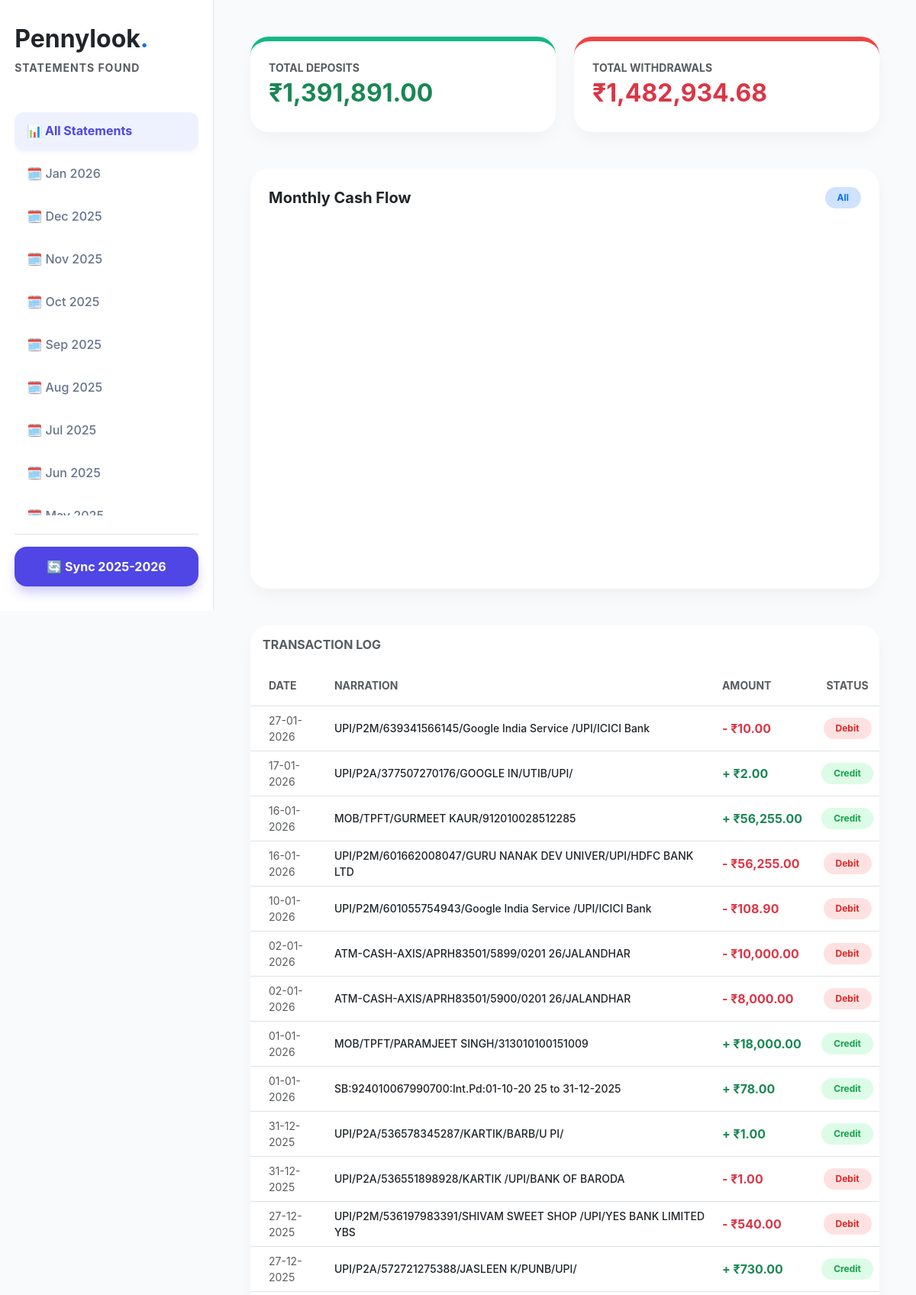
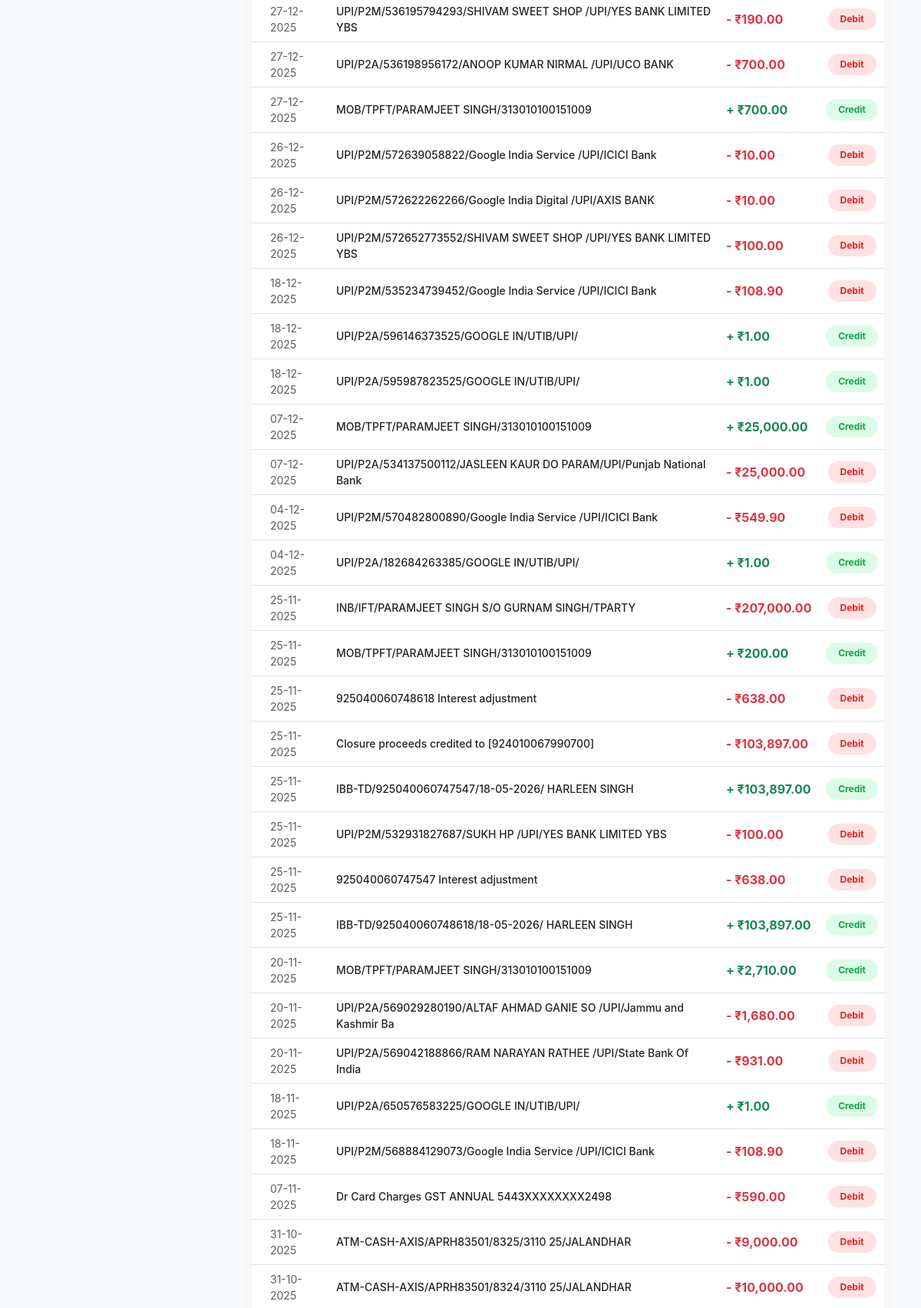
The page / (upper part) on the database its author committed (2 pictures, top to bottom).
### tables this page shows
CREATE TABLE transactions (
            id INTEGER PRIMARY KEY AUTOINCREMENT,
            date TEXT,
            description TEXT,
            amount REAL,
            type TEXT,
            unique_hash TEXT UNIQUE
        );

### app.py (the view)
@app.route('/')
def index():
    selected_month = request.args.get('month', 'All')
    conn = sqlite3.connect('finances.db')
    df = pd.read_sql_query("SELECT * FROM transactions", conn)
    conn.close()
    if df.empty:
        return render_template('index.html', transactions=[], months=[], selected_month='All', graph_json=None, summary={})
    df['date_dt'] = pd.to_datetime(df['date'], dayfirst=True, errors='coerce')
    df = df.dropna(subset=['date_dt']).sort_values('date_dt')
    df['month_year'] = df['date_dt'].dt.strftime('%b %Y')
    months = sorted(df['month_year'].unique().tolist(),
                    key=lambda x: pd.to_datetime(x, format='%b %Y'), reverse=True)
    disp_df = df if selected_month == 'All' else df[df['month_year'] == selected_month]
    summary = {
        'income': disp_df[disp_df['type'] == 'Credit']['amount'].sum(),
        'expense': disp_df[disp_df['type'] == 'Debit']['amount'].sum()
    }
    fig = px.line(disp_df,
                  x='date_dt',
                  y='amount',
                  color='type',
                  markers=True,
                  color_discrete_map={'Debit': '#ef4444', 'Credit': '#10b981'},
                  custom_data=['description', 'type', 'amount']) # Added amount to custom data
    fig.update_traces(
        hovertemplate="<br>".join([
            "<b>%{x|%d %b %Y}</b>",
            "Amount: ₹%{customdata[2]:,.2f}",
            "Type: %{customdata[1]}",
            "Details: %{customdata[0]}",
            "<extra></extra>"
        ])
    )
    fig.update_layout(
        hovermode="closest", # Changed to closest for better individual point inspection
        template="plotly_white",
        margin=dict(l=0, r=0, t=40, b=0),
        yaxis_title="Transaction Amount (₹)",
        xaxis_title="Date"
    )
    return render_template('index.html',
                           transactions=disp_df.sort_values('date_dt', ascending=False).to_dict('records'),
                           months=months, selected_month=selected_month,
                           graph_json=json.dumps(fig, cls=plotly.utils.PlotlyJSONEncoder),
                           summary=summary)

### templates/index.html (shortened to what this page needs)
<!DOCTYPE html>
<html lang="en">
<head>
    <link href="https://cdn.jsdelivr.net/npm/bootstrap@5.3.0/dist/css/bootstrap.min.css" rel="stylesheet">
</head>
<body>
<div class="sidebar">
    <h2 class="fw-bold mb-2">Pennylook<span class="text-primary">.</span></h2>
    <p class="text-muted small fw-bold text-uppercase mb-4" style="letter-spacing: 1px;">Statements Found</p>
    <div class="nav-group">
        <a href="/?month=All" class="month-link {{ 'active' if selected_month == 'All' }}">
            📊 All Statements
        </a>
        {% for m in months %}
        <a href="/?month={{ m }}" class="month-link {{ 'active' if selected_month == m }}">
            🗓️ {{ m }}
        </a>
        {% endfor %}
    </div>
    <div class="mt-4 pt-3 border-top">
        <a href="/sync" class="btn sync-btn w-100">🔄 Sync 2025-2026</a>
    </div>
</div>
<div class="content">
    <div class="row g-4 mb-5">
        <div class="col-md-6">
            <div class="card p-4 stat-income">
                <span class="text-muted small fw-bold">TOTAL DEPOSITS</span>
                <h2 class="fw-bold text-success mt-1">₹{{ "{:,.2f}".format(summary.income or 0) }}</h2>
            </div>
        </div>
        <div class="col-md-6">
            <div class="card p-4 stat-expense">
                <span class="text-muted small fw-bold">TOTAL WITHDRAWALS</span>
                <h2 class="fw-bold text-danger mt-1">₹{{ "{:,.2f}".format(summary.expense or 0) }}</h2>
            </div>
        </div>
    </div>
    <div class="card p-4 mb-5">
        <div class="d-flex justify-content-between align-items-center mb-4">
            <h5 class="fw-bold m-0">Monthly Cash Flow</h5>
            <span class="badge bg-primary-subtle text-primary rounded-pill px-3 py-2 fw-bold">{{ selected_month }}</span>
        </div>
        <div id="main-viz" data-graph='{{ graph_json | safe if graph_json else "{}" }}' style="height: 450px;"></div>
    </div>
    <div class="card overflow-hidden">
        <div class="card-header bg-white py-3 border-0">
            <h6 class="fw-bold m-0 text-muted">TRANSACTION LOG</h6>
        </div>
        <div class="table-responsive">
            <table class="table table-hover align-middle mb-0">
                <thead class="bg-light">
                    <tr>
                        <th class="ps-4 py-3 text-muted small">DATE</th>
                        <th class="py-3 text-muted small">NARRATION</th>
                        <th class="py-3 text-muted small">AMOUNT</th>
                        <th class="py-3 text-center text-muted small">STATUS</th>
                    </tr>
                </thead>
                <tbody>
                    {% for t in transactions %}
                    <tr>
                        <td class="ps-4 text-muted small">{{ t.date }}</td>
                        <td class="fw-medium small" title="{{ t.description }}">
                            {{ t.description[:70] }}{% if t.description|length > 70 %}...{% endif %}
                        </td>
                        <td class="fw-bold {% if t.type == 'Debit' %}text-danger{% else %}text-success{% endif %}">
                            {{ "-" if t.type == 'Debit' else "+" }} ₹{{ "{:,.2f}".format(t.amount) }}
                        </td>
                        <td class="text-center">
                            <span class="badge rounded-pill px-3 py-2 small {% if t.type == 'Debit' %}badge-debit{% else %}badge-credit{% endif %}">
                                {{ t.type }}
                            </span>
                        </td>
                    </tr>
                    {% endfor %}
                </tbody>
            </table>
        </div>
    </div>
</div>
</body>
</html>

### templates/index.html (style rules this page uses)
:root { --sidebar-w: 280px; --primary: #4f46e5; --bg: #f8fafc; }
body { background-color: var(--bg); font-family: 'Inter', system-ui, sans-serif; overflow-x: hidden; }
.sidebar { width: var(--sidebar-w); position: fixed; height: 100vh; background: #fff; border-right: 1px solid #e2e8f0; padding: 2rem 1.2rem; display: flex; flex-direction: column; z-index: 1000; }
.content { margin-left: var(--sidebar-w); padding: 3rem; width: calc(100% - var(--sidebar-w)); }
.nav-group { flex-grow: 1; overflow-y: auto; margin-top: 1.5rem; }
.month-link { display: block; padding: 12px 16px; margin-bottom: 8px; border-radius: 12px; text-decoration: none; color: #64748b; font-weight: 500; transition: all 0.2s ease; }
.month-link.active { background: #eef2ff; color: var(--primary); font-weight: 700; box-shadow: 0 4px 6px -1px rgba(79, 70, 229, 0.1); }
.card { border: none; border-radius: 24px; box-shadow: 0 10px 25px -5px rgba(0,0,0,0.05); background: #fff; }
.stat-income { border-top: 6px solid #10b981; }
.stat-expense { border-top: 6px solid #ef4444; }
.badge-debit { background: #fee2e2; color: #dc2626; }
.badge-credit { background: #dcfce7; color: #16a34a; }
.sync-btn { background: var(--primary); border: none; padding: 14px; border-radius: 16px; color: white; font-weight: 700; box-shadow: 0 10px 15px -3px rgba(79, 70, 229, 0.3); }

### rows shown on the page
transactions: date "27-01-2026", description "UPI/P2M/639341566145/Google India Service /UPI/ICICI Bank", type "-", amount "10.00", type "Debit"
transactions: date "17-01-2026", description "UPI/P2A/377507270176/GOOGLE IN/UTIB/UPI/", type "+", amount "2.00", type "Credit"
transactions: date "16-01-2026", description "MOB/TPFT/GURMEET KAUR/912010028512285", type "+", amount "56,255.00", type "Credit"
transactions: date "16-01-2026", description "UPI/P2M/601662008047/GURU NANAK DEV UNIVER/UPI/HDFC BANK LTD", type "-", amount "56,255.00", type "Debit"
transactions: date "10-01-2026", description "UPI/P2M/601055754943/Google India Service /UPI/ICICI Bank", type "-", amount "108.90", type "Debit"
transactions: date "02-01-2026", description "ATM-CASH-AXIS/APRH83501/5899/0201 26/JALANDHAR", type "-", amount "10,000.00", type "Debit"
transactions: date "02-01-2026", description "ATM-CASH-AXIS/APRH83501/5900/0201 26/JALANDHAR", type "-", amount "8,000.00", type "Debit"
transactions: date "01-01-2026", description "MOB/TPFT/PARAMJEET SINGH/313010100151009", type "+", amount "18,000.00", type "Credit"
transactions: date "01-01-2026", description "SB:924010067990700:Int.Pd:01-10-20 25 to 31-12-2025", type "+", amount "78.00", type "Credit"
transactions: date "31-12-2025", description "UPI/P2A/536578345287/KARTIK/BARB/U PI/", type "+", amount "1.00", type "Credit"
transactions: date "31-12-2025", description "UPI/P2A/536551898928/KARTIK /UPI/BANK OF BARODA", type "-", amount "1.00", type "Debit"
transactions: date "27-12-2025", description "UPI/P2M/536197983391/SHIVAM SWEET SHOP /UPI/YES BANK LIMITED YBS", type "-", amount "540.00", type "Debit"
transactions: date "27-12-2025", description "UPI/P2A/572721275388/JASLEEN K/PUNB/UPI/", type "+", amount "730.00", type "Credit"
transactions: date "27-12-2025", description "UPI/P2M/536195794293/SHIVAM SWEET SHOP /UPI/YES BANK LIMITED YBS", type "-", amount "190.00", type "Debit"
transactions: date "27-12-2025", description "UPI/P2A/536198956172/ANOOP KUMAR NIRMAL /UPI/UCO BANK", type "-", amount "700.00", type "Debit"
transactions: date "27-12-2025", description "MOB/TPFT/PARAMJEET SINGH/313010100151009", type "+", amount "700.00", type "Credit"
transactions: date "26-12-2025", description "UPI/P2M/572639058822/Google India Service /UPI/ICICI Bank", type "-", amount "10.00", type "Debit"
transactions: date "26-12-2025", description "UPI/P2M/572622262266/Google India Digital /UPI/AXIS BANK", type "-", amount "10.00", type "Debit"
transactions: date "26-12-2025", description "UPI/P2M/572652773552/SHIVAM SWEET SHOP /UPI/YES BANK LIMITED YBS", type "-", amount "100.00", type "Debit"
transactions: date "18-12-2025", description "UPI/P2M/535234739452/Google India Service /UPI/ICICI Bank", type "-", amount "108.90", type "Debit"
transactions: date "18-12-2025", description "UPI/P2A/596146373525/GOOGLE IN/UTIB/UPI/", type "+", amount "1.00", type "Credit"
transactions: date "18-12-2025", description "UPI/P2A/595987823525/GOOGLE IN/UTIB/UPI/", type "+", amount "1.00", type "Credit"
transactions: date "07-12-2025", description "MOB/TPFT/PARAMJEET SINGH/313010100151009", type "+", amount "25,000.00", type "Credit"
transactions: date "07-12-2025", description "UPI/P2A/534137500112/JASLEEN KAUR DO PARAM/UPI/Punjab National Bank", type "-", amount "25,000.00", type "Debit"
transactions: date "04-12-2025", description "UPI/P2M/570482800890/Google India Service /UPI/ICICI Bank", type "-", amount "549.90", type "Debit"
transactions: date "04-12-2025", description "UPI/P2A/182684263385/GOOGLE IN/UTIB/UPI/", type "+", amount "1.00", type "Credit"
transactions: date "25-11-2025", description "INB/IFT/PARAMJEET SINGH S/O GURNAM SINGH/TPARTY", type "-", amount "207,000.00", type "Debit"
transactions: date "25-11-2025", description "MOB/TPFT/PARAMJEET SINGH/313010100151009", type "+", amount "200.00", type "Credit"
transactions: date "25-11-2025", description "925040060748618 Interest adjustment", type "-", amount "638.00", type "Debit"
transactions: date "25-11-2025", description "Closure proceeds credited to [924010067990700]", type "-", amount "103,897.00", type "Debit"
transactions: date "25-11-2025", description "IBB-TD/925040060747547/18-05-2026/ HARLEEN SINGH", type "+", amount "103,897.00", type "Credit"
transactions: date "25-11-2025", description "UPI/P2M/532931827687/SUKH HP /UPI/YES BANK LIMITED YBS", type "-", amount "100.00", type "Debit"
transactions: date "25-11-2025", description "925040060747547 Interest adjustment", type "-", amount "638.00", type "Debit"
transactions: date "25-11-2025", description "IBB-TD/925040060748618/18-05-2026/ HARLEEN SINGH", type "+", amount "103,897.00", type "Credit"
transactions: date "20-11-2025", description "MOB/TPFT/PARAMJEET SINGH/313010100151009", type "+", amount "2,710.00", type "Credit"
transactions: date "20-11-2025", description "UPI/P2A/569029280190/ALTAF AHMAD GANIE SO /UPI/Jammu and Kashmir Ba", type "-", amount "1,680.00", type "Debit"
transactions: date "20-11-2025", description "UPI/P2A/569042188866/RAM NARAYAN RATHEE /UPI/State Bank Of India", type "-", amount "931.00", type "Debit"
transactions: date "18-11-2025", description "UPI/P2A/650576583225/GOOGLE IN/UTIB/UPI/", type "+", amount "1.00", type "Credit"
transactions: date "18-11-2025", description "UPI/P2M/568884129073/Google India Service /UPI/ICICI Bank", type "-", amount "108.90", type "Debit"
transactions: date "07-11-2025", description "Dr Card Charges GST ANNUAL 5443XXXXXXXX2498", type "-", amount "590.00", type "Debit"
transactions: date "31-10-2025", description "ATM-CASH-AXIS/APRH83501/8325/3110 25/JALANDHAR", type "-", amount "9,000.00", type "Debit"
transactions: date "31-10-2025", description "ATM-CASH-AXIS/APRH83501/8324/3110 25/JALANDHAR", type "-", amount "10,000.00", type "Debit"

### other values the page prints
{{ m }} "Jan 2026" "Dec 2025" "Nov 2025" "Oct 2025" "Sep 2025" "Aug 2025" "Jul 2025" "Jun 2025"
{{ "{:,.2f}".format(summary.income or 0) }} "1,391,891.00"
{{ "{:,.2f}".format(summary.expense or 0) }} "1,482,934.68"
{{ selected_month }} "All"
